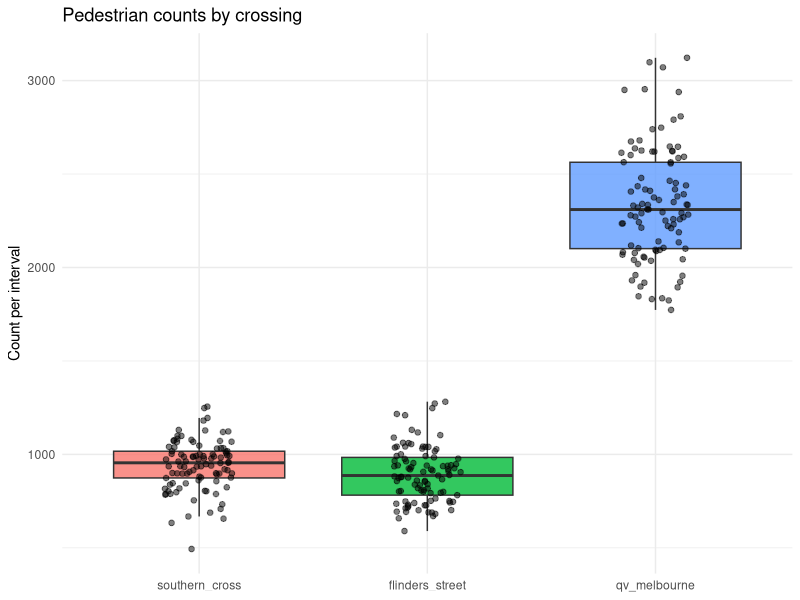
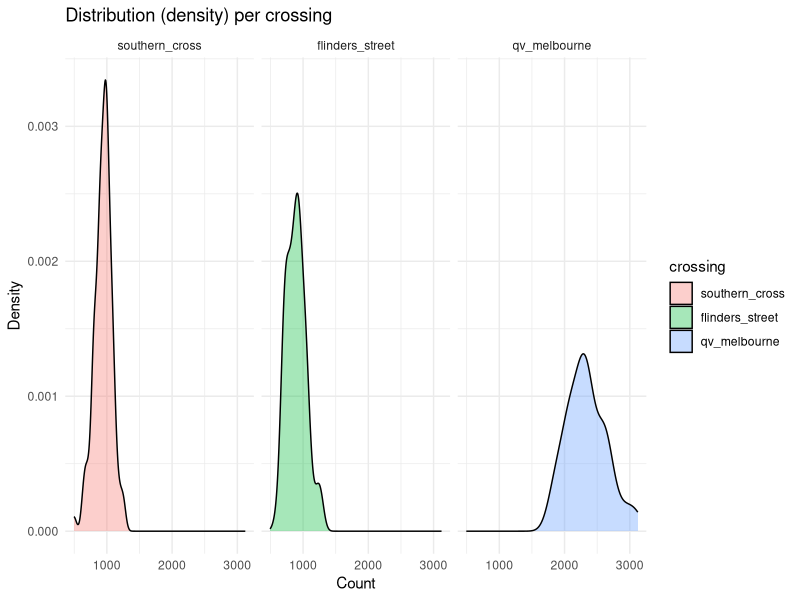
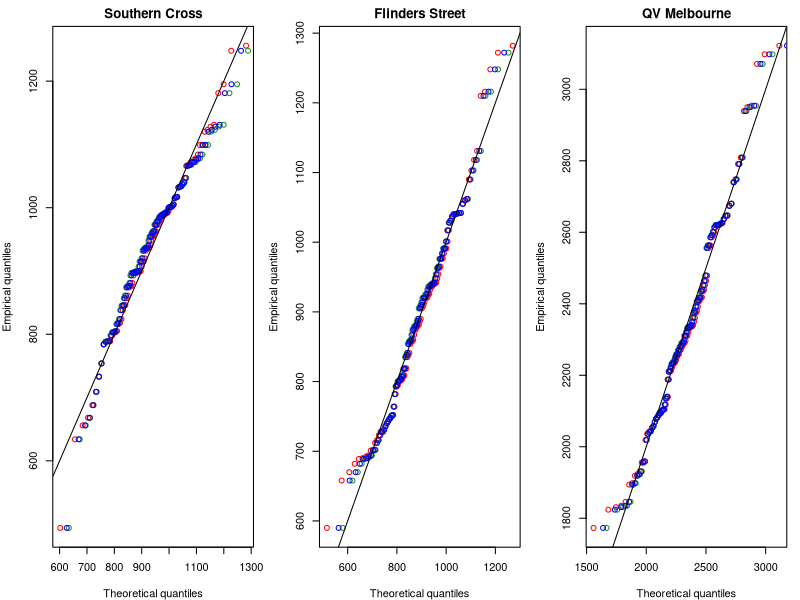
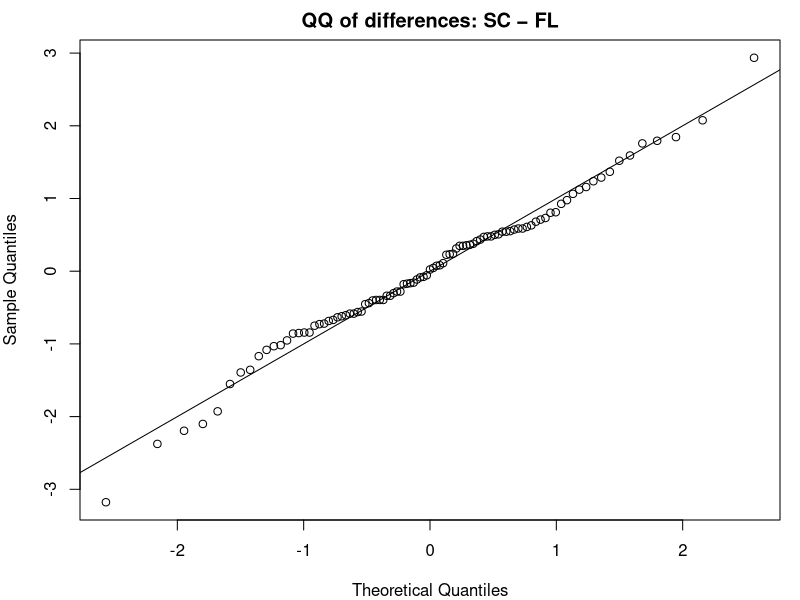
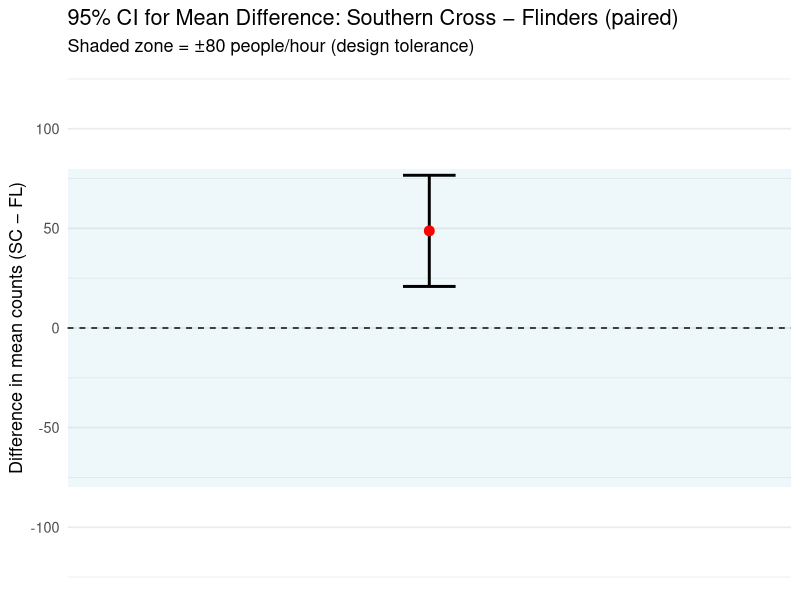

Reproduce these figures in R, in order.
## ---- chunk 1
#| label: setup
#| include: false
#| echo: false
#| message: false
#| warning: false

knitr::opts_chunk$set(fig.align = "center", fig.width = 8, fig.height = 5, dpi = 150)

library(tidyverse)
library(boot)
library(MASS)

set.seed(355435)  

B <- 5000
## ---- chunk 2
pedestrian_df <- read.csv(here::here("data/pedestrians.csv"))
## ---- chunk 3
pedestrian_long <- pedestrian_df %>%
  mutate(obs = row_number()) %>%
  pivot_longer(-obs, names_to = "crossing", values_to = "count") %>%
  mutate(crossing = factor(crossing,
                           levels = c("southern_cross","flinders_street","qv_melbourne")))

# Box + jitter (great manager slide)
ggplot(pedestrian_long, aes(x = crossing, y = count, fill = crossing)) +
  geom_boxplot(outlier.shape = NA, alpha = 0.8) +
  geom_jitter(width = 0.15, alpha = 0.5, size = 1.6) +
  labs(title = "Pedestrian counts by crossing", x = NULL, y = "Count per interval") +
  theme_minimal() + theme(legend.position = "none")

# Density (shape of distributions)
ggplot(pedestrian_long, aes(x = count, fill = crossing)) +
  geom_density(alpha = 0.35) +
  facet_wrap(~ crossing, scales = "fixed") +
  labs(title = "Distribution (density) per crossing", x = "Count", y = "Density") +
  theme_minimal()

## ---- chunk 4
desc <- pedestrian_long |>
  group_by(crossing) |>
  summarise(
    n     = n(),
    mean  = mean(count),
    median= median(count),
    sd    = sd(count),
    min   = min(count),
    max   = max(count),
    iqr   = IQR(count),
    .groups = "drop"
)

## ---- chunk 5
# Southern Cross
sc <- pedestrian_df$southern_cross
fit_sc_norm  <- fitdistr(sc, "normal")
fit_sc_logn  <- fitdistr(sc, "lognormal")
fit_sc_gamma <- fitdistr(sc, "gamma")   

sc_models <- tibble(
  crossing = "southern_cross",
  model    = c("normal","lognormal","gamma"),
  logLik   = c(logLik(fit_sc_norm)[1],  logLik(fit_sc_logn)[1],  logLik(fit_sc_gamma)[1]),
  AIC      = c(AIC(fit_sc_norm),        AIC(fit_sc_logn),        AIC(fit_sc_gamma)),

  mean_est = c(
    unname(fit_sc_norm$estimate["mean"]),
    exp(fit_sc_logn$estimate["meanlog"] + 0.5*fit_sc_logn$estimate["sdlog"]^2),
    unname(fit_sc_gamma$estimate["shape"] / fit_sc_gamma$estimate["rate"])),
  
  sd_est   = c(
    unname(fit_sc_norm$estimate["sd"]),
    sqrt((exp(fit_sc_logn$estimate["sdlog"]^2) - 1) *
         exp(2*fit_sc_logn$estimate["meanlog"] + fit_sc_logn$estimate["sdlog"]^2)),
    sqrt(unname(fit_sc_gamma$estimate["shape"]) / (unname(fit_sc_gamma$estimate["rate"])^2))))

# Flinders Street
fl <- pedestrian_df$flinders_street
fit_fl_norm  <- fitdistr(fl, "normal")
fit_fl_logn  <- fitdistr(fl, "lognormal")
fit_fl_gamma <- fitdistr(fl, "gamma")

fl_models <- tibble(
  crossing = "flinders_street",
  model    = c("normal","lognormal","gamma"),
  logLik   = c(logLik(fit_fl_norm)[1],  logLik(fit_fl_logn)[1],  logLik(fit_fl_gamma)[1]),
  AIC      = c(AIC(fit_fl_norm),        AIC(fit_fl_logn),        AIC(fit_fl_gamma)),

  mean_est = c(
    unname(fit_fl_norm$estimate["mean"]),
    exp(fit_fl_logn$estimate["meanlog"] + 0.5*fit_fl_logn$estimate["sdlog"]^2),
    unname(fit_fl_gamma$estimate["shape"] / fit_fl_gamma$estimate["rate"])),
  
  sd_est   = c(
    unname(fit_fl_norm$estimate["sd"]),
    sqrt((exp(fit_fl_logn$estimate["sdlog"]^2) - 1) *
         exp(2*fit_fl_logn$estimate["meanlog"] + fit_fl_logn$estimate["sdlog"]^2)),
    sqrt(unname(fit_fl_gamma$estimate["shape"]) / (unname(fit_fl_gamma$estimate["rate"])^2))))

# QV Melbourne
qv <- pedestrian_df$qv_melbourne
fit_qv_norm  <- fitdistr(qv, "normal")
fit_qv_logn  <- fitdistr(qv, "lognormal")
fit_qv_gamma <- fitdistr(qv, "gamma")

qv_models <- tibble(
  crossing = "qv_melbourne",
  model    = c("normal","lognormal","gamma"),
  logLik   = c(logLik(fit_qv_norm)[1],  logLik(fit_qv_logn)[1],  logLik(fit_qv_gamma)[1]),
  AIC      = c(AIC(fit_qv_norm),        AIC(fit_qv_logn),        AIC(fit_qv_gamma)),

  mean_est = c(
    unname(fit_qv_norm$estimate["mean"]),
    exp(fit_qv_logn$estimate["meanlog"] + 0.5*fit_qv_logn$estimate["sdlog"]^2),
    unname(fit_qv_gamma$estimate["shape"] / fit_qv_gamma$estimate["rate"])),
  
  sd_est   = c(
    unname(fit_qv_norm$estimate["sd"]),
    sqrt((exp(fit_qv_logn$estimate["sdlog"]^2) - 1) *
         exp(2*fit_qv_logn$estimate["meanlog"] + fit_qv_logn$estimate["sdlog"]^2)),
    sqrt(unname(fit_qv_gamma$estimate["shape"]) / (unname(fit_qv_gamma$estimate["rate"])^2))))

mle_fits <- bind_rows(sc_models, fl_models, qv_models) |>
  arrange(crossing, AIC)

mle_fits
## ---- chunk 6
#| label: fig-qqplots
#| fig-cap: "QQ plots comparing empirical and theoretical quantiles for the fitted models at each crossing."

par(mfrow = c(1,3), mar = c(4,4,2,1))

## Southern Cross 
x <- sort(sc); n <- length(x); p <- (seq_len(n)-0.5)/n
qN <- qnorm(p,  mean = fit_sc_norm$estimate["mean"],    sd    = fit_sc_norm$estimate["sd"])
qL <- qlnorm(p, meanlog = fit_sc_logn$estimate["meanlog"], sdlog = fit_sc_logn$estimate["sdlog"])
qG <- qgamma(p, shape = fit_sc_gamma$estimate["shape"], rate = fit_sc_gamma$estimate["rate"])
plot(qN, x, xlab="Theoretical quantiles", ylab="Empirical quantiles", main="Southern Cross",
     pch=1, col="red"); points(qL, x, pch=1, col="forestgreen"); points(qG, x, pch=1, col="blue"); abline(0,1)

# Flinders Street
x <- sort(fl); n <- length(x); p <- (seq_len(n)-0.5)/n
qN <- qnorm(p,  mean = fit_fl_norm$estimate["mean"],    sd    = fit_fl_norm$estimate["sd"])
qL <- qlnorm(p, meanlog = fit_fl_logn$estimate["meanlog"], sdlog = fit_fl_logn$estimate["sdlog"])
qG <- qgamma(p, shape = fit_fl_gamma$estimate["shape"], rate = fit_fl_gamma$estimate["rate"])
plot(qN, x, xlab="Theoretical quantiles", ylab="Empirical quantiles", main="Flinders Street",
     pch=1, col="red"); points(qL, x, pch=1, col="forestgreen"); points(qG, x, pch=1, col="blue"); abline(0,1)

# QV Melbourne 
x <- sort(qv); n <- length(x); p <- (seq_len(n)-0.5)/n
qN <- qnorm(p,  mean = fit_qv_norm$estimate["mean"],    sd    = fit_qv_norm$estimate["sd"])
qL <- qlnorm(p, meanlog = fit_qv_logn$estimate["meanlog"], sdlog = fit_qv_logn$estimate["sdlog"])
qG <- qgamma(p, shape = fit_qv_gamma$estimate["shape"], rate = fit_qv_gamma$estimate["rate"])
plot(qN, x, xlab="Theoretical quantiles", ylab="Empirical quantiles", main="QV Melbourne",
     pch=1, col="red"); points(qL, x, pch=1, col="forestgreen"); points(qG, x, pch=1, col="blue"); abline(0,1)

par(mfrow = c(1,1))

## ---- chunk 7
pedestrian_long %>%
  group_by(crossing) %>%
  summarise(q90 = quantile(count, 0.9))

## ---- chunk 8

# function to calculate 90th percentile
q90_fn <- function(data, i) quantile(data[i], 0.9)

# example for Flinders
fl_boot <- boot(pedestrian_df$flinders_street, q90_fn, R = 1000)
ci_fl <- boot.ci(fl_boot, type = "perc")
round(ci_fl$percent[4:5], 2)

# Southern Cross
sc_boot <- boot(pedestrian_df$southern_cross, q90_fn, R = 1000)
ci_sc <- boot.ci(sc_boot, type = "perc")
round(ci_sc$percent[4:5], 2)


# QV
qv_boot <- boot(pedestrian_df$qv, q90_fn, R = 1000)
ci_qv <- boot.ci(qv_boot, type = "perc")
round(ci_qv$percent[4:5], 2)


## ---- chunk 9
#| warning: false
library(fitdistrplus)

set.seed(30)
n_fl <- length(pedestrian_df$flinders_street)
n_sc <- length(pedestrian_df$southern_cross)
n_qv <- length(pedestrian_df$qv)


# Flinders & QV: Lognormal
fl_fit <- fitdist(pedestrian_df$flinders_street, "lnorm")
qv_fit <- fitdist(pedestrian_df$qv, "lnorm")

# Southern Cross: Normal
sc_fit <- fitdist(pedestrian_df$southern_cross, "norm")

fl_fit$estimate; sc_fit$estimate; qv_fit$estimate

## ---- chunk 10
q90_model_ci <- function(fit, dist, n, B = 2000) {
  # Point estimate from the fitted distribution
  q90_hat <- switch(
    dist,
    "lnorm" = qlnorm(0.9,
                     meanlog = fit$estimate["meanlog"],
                     sdlog   = fit$estimate["sdlog"]),
    "norm"  = qnorm(0.9,
                    mean = fit$estimate["mean"],
                    sd   = fit$estimate["sd"])
  )

  # Parametric bootstrap: simulate datasets of size n from the fitted model
  boot_q90 <- replicate(B, {
    sim <- switch(
      dist,
      "lnorm" = rlnorm(n,
                       meanlog = fit$estimate["meanlog"],
                       sdlog   = fit$estimate["sdlog"]),
      "norm"  = rnorm(n,
                      mean = fit$estimate["mean"],
                      sd   = fit$estimate["sd"])
    )
    as.numeric(quantile(sim, 0.9))
  })

  ci <- quantile(boot_q90, c(0.025, 0.975))
  tibble(
    q90_model = round(q90_hat, 2),
    ci_low    = round(ci[1], 2),
    ci_high   = round(ci[2], 2)
  )
}

## ---- chunk 11
pedestrian_long %>%
  group_by(crossing) %>%
  summarise(q90 = quantile(count, 0.9))

## ---- chunk 12
df  <- na.omit(pedestrian_df[, c("southern_cross","flinders_street")])
sc  <- df$southern_cross
fl  <- df$flinders_street
d   <- sc - fl                 

# 95% CI for the mean difference 
tt <- t.test(sc, fl, paired = TRUE, conf.level = 0.95)
tt

qqnorm(scale(d), main = "QQ of differences: SC − FL"); abline(0,1)
## ---- chunk 13
ci <- tibble(
  estimate = tt$estimate, 
  lower = tt$conf.int[1],
  upper = tt$conf.int[2]
)

ggplot(ci) +
  geom_rect(aes(xmin = -Inf, xmax = Inf, ymin = -80, ymax = 80),
            fill = "lightblue", alpha = 0.2) +
  geom_errorbar(aes(x = 1, ymin = lower, ymax = upper),
                width = 0.08, linewidth = 1) +
  geom_point(aes(x = 1, y = estimate), size = 3, color = "red") +
  geom_hline(yintercept = 0, linetype = "dashed") +
  coord_cartesian(ylim = c(-120, 120)) +
  scale_x_continuous(limits = c(0.5, 1.5), breaks = NULL) +
  labs(
    title = "95% CI for Mean Difference: Southern Cross − Flinders (paired)",
    subtitle = "Shaded zone = ±80 people/hour (design tolerance)",
    y = "Difference in mean counts (SC − FL)", x = NULL
  ) +
  theme_minimal(base_size = 13)
